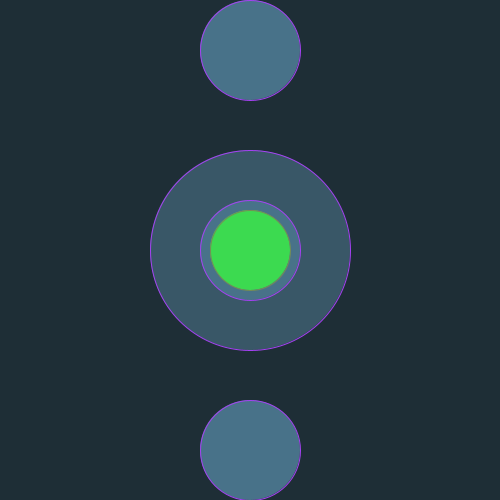
Frame 1 (no input)
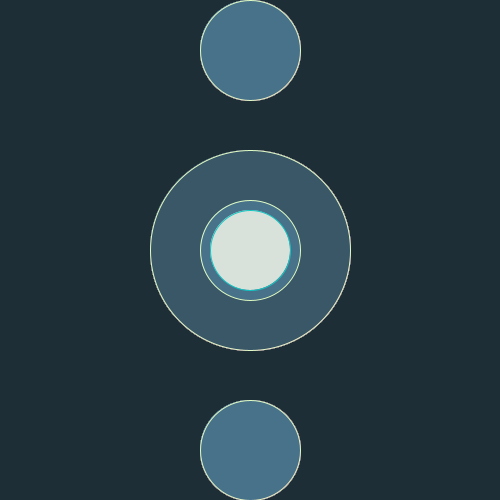
Frame 60 (the mouse pressed at the canvas centre just before this capture)
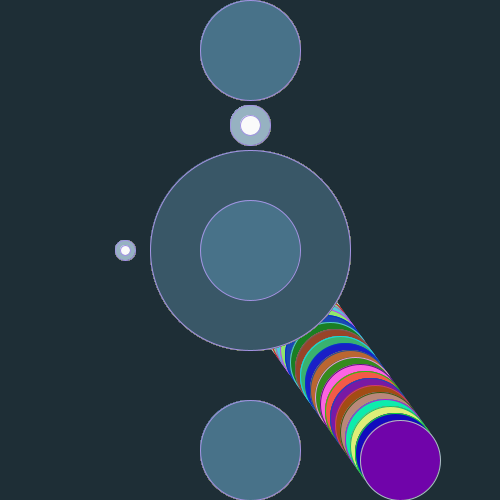
Frame 120 (the mouse held since frame 60 and released just before this capture)

The Processing sketch that drew these frames (run headless with seeded random() and noise(); from frame 60 on, the mouse is pressed at the canvas centre):

// Processing sketch: processing_72245
// ── processing_72245.pde

//Zach Hurley
//HW week 5
// 09/27/12


// where the circle starts at, radius, and how fast it will go on each axis
float circle_x = 250;
float circle_y = 250;
float circle_radius = 40;
float circle_x_speed = 5 ;
float circle_y_speed = 7 ;
Boolean move_circle = false;
 
void setup() {
  size(500, 500);
  background(30,46,54);
  
}
 
void draw() {
  fill(57,87,103);
stroke(random(255), random(255), random(255));
  ellipse(250,250,200,200);
  fill(72,114,137);
  ellipse(250,50,100,100);
  ellipse(250,450,100,100);
   //do placement with screen
  ellipse(width/2,height/2,100,100);
  if (mousePressed == true) { // if you press the mouse
    if (move_circle == true) { // moving object
      move_circle = false; // it will stop when mouse is pressed, the movement is false
    } else {               // BUT
      move_circle = true; // if the circle is not moving and you press mouse, it will begin to move
  };
  fill(150,178,193);
  ellipse(mouseY,mouseX/2,40,40);
  ellipse(mouseY/2,mouseX,20,20);
  fill(250,250,250);
  ellipse(mouseY,mouseX/2,20,20);
  ellipse(mouseY/2,mouseX,10,10);
  };
  if (move_circle == true) {
    circle_x = circle_x + circle_x_speed;
    circle_y = circle_y + circle_y_speed;
  };
  fill(random(255), random(255), random(255));
  stroke(random(255), random(255), random(255));
  ellipse(circle_x, circle_y, circle_radius*2, circle_radius*2);
   
  if ( (circle_x + circle_radius > width) || (circle_x - circle_radius < 0) ) {
    circle_x_speed = circle_x_speed*-1;
     
    if (circle_x - circle_radius < 0) {
      circle_x = circle_radius;
    };
    if (circle_x + circle_radius > width) {
      circle_x = width-circle_radius;
    };
  };
   
  if ( (circle_y + circle_radius > height) || (circle_y - circle_radius < 0) ) {
    circle_y_speed = -circle_y_speed;
 
    if (circle_y - circle_radius < 0) {
      circle_y = circle_radius;
    };
    if (circle_y + circle_radius > height) {
      circle_y = height-circle_radius;
    };
  };
};
